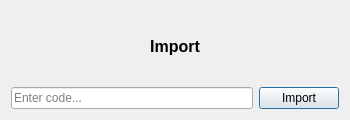
<?xml version="1.0" encoding="UTF-8"?>
<ui version="4.0">
    <class>ImportCodeDialog</class>
    <widget class="QDialog" name="ImportCodeDialog">
        <property name="geometry">
            <rect>
                <x>0</x>
                <y>0</y>
                <width>350</width>
                <height>120</height>
            </rect>
        </property>
        <property name="windowTitle">
            <string>Code</string>
        </property>
        <layout class="QVBoxLayout" name="verticalLayout">
            <item>
                <widget class="QLabel" name="label">
                    <property name="font">
                        <font>
                            <pointsize>12</pointsize>
                            <bold>true</bold>
                        </font>
                    </property>
                    <property name="text">
                        <string>Import</string>
                    </property>
                    <property name="alignment">
                        <set>Qt::AlignmentFlag::AlignCenter</set>
                    </property>
                </widget>
            </item>
            <item>
                <layout class="QHBoxLayout" name="horizontalLayout">
                    <item>
                        <widget class="QLineEdit" name="lineEdit_code">
                            <property name="placeholderText">
                                <string>Enter code...</string>
                            </property>
                        </widget>
                    </item>
                    <item>
                        <widget class="QPushButton" name="pushButton_import">
                            <property name="text">
                                <string>Import</string>
                            </property>
                        </widget>
                    </item>
                </layout>
            </item>
        </layout>
    </widget>
    <resources/>
    <connections/>
</ui>
